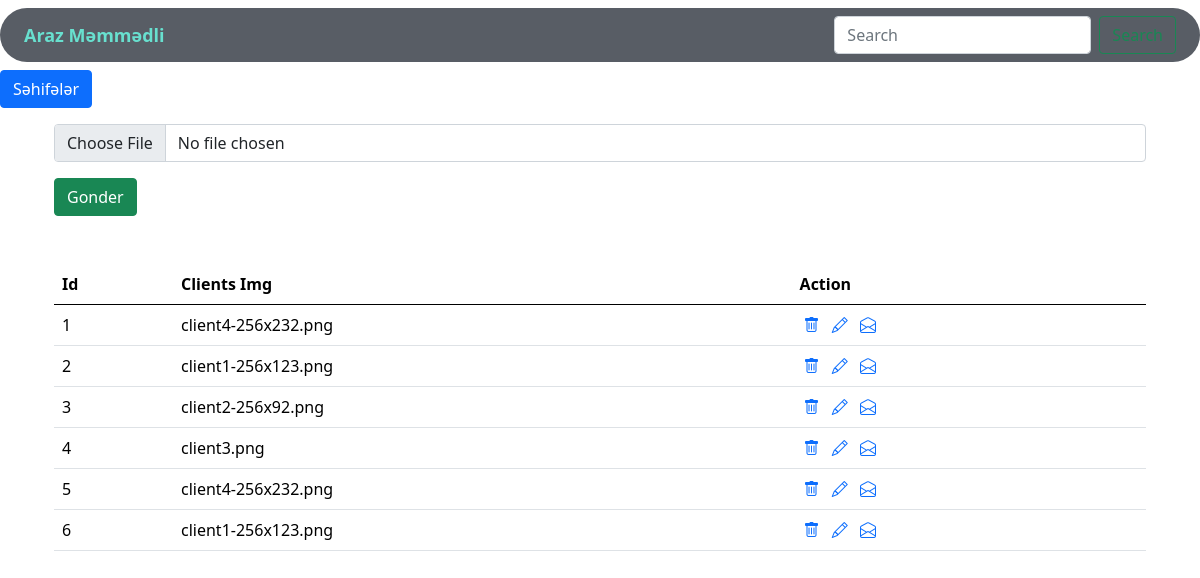
The page /admin/clients/ on the database its author committed.
### app/models.py (models this page shows)
class Clients(db.Model):
    id = db.Column(db.Integer, primary_key=True)
    c_img = db.Column(db.String(200))

### admin/clients_routes.py (the view, shortened to what this page needs)
@clients_bp.route('/admin/clients/',methods=['GET','POST'])
def clients():
    form=ClientsForm()
    t_clients=Clients.query.all()
    return render_template('admin/clients.html',form=form,t_clients=t_clients)

### admin/forms.py
class ClientsForm(FlaskForm):
    c_img=FileField('c_img')
    c_submit=SubmitField()

### admin/templates/admin/clients.html
{% extends 'admin/base.html' %}
{% block content %}
<section id="clients-form">
    <div class="container">
        <div class="row">
            <div class="col-12">
                <form action="/admin/clients/" method="POST" enctype="multipart/form-data">
                    <div class="form-group mt-3">
                        {{form.c_img(class_='form-control',placeholder='Şəkil əlavə edin.')}}
                    </div>
                    <div class="form-group mt-3">
                        {{form.c_submit(class_='btn btn-success',value='Gonder')}}
                    </div>
                </form>
            </div>
        </div>
    </div>
</section>
<section id="clients-table">
    <div class="container mt-5">
        <table class="table">
            <thead>
              <tr>
                <th scope="col">Id</th>
                <th scope="col">Clients Img</th>
                <th scope="col">Action</th>
              </tr>
            </thead>
            <tbody>
              {% for clients in t_clients %}
              <tr>
                <td>{{clients.id}}</td>
                <td>{{clients.c_img}}</td>
                <td>
                    <a href="/clients/delete/{{clients.id}}"><i class="bi bi-trash mx-1"></i></a>
                    <a href="/clients/update/{{clients.id}}"><i class="bi bi-pencil mx-1"></i></a>
                    <a href=""><i class="bi bi-envelope-open mx-1"></i></a>
                </td>
              </tr>
              {% endfor %}
            </tbody>
          </table>
    </div>
</section>
{% endblock  %}

### rows shown on the page
Clients: id "1", c_img "client4-256x232.png"
Clients: id "2", c_img "client1-256x123.png"
Clients: id "3", c_img "client2-256x92.png"
Clients: id "4", c_img "client3.png"
Clients: id "5", c_img "client4-256x232.png"
Clients: id "6", c_img "client1-256x123.png"
